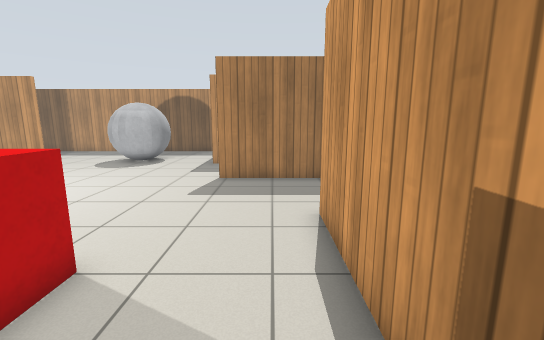
View 1 (above)

20 first-person views from a walk through a robot-simulator world made for Gazebo. The camera is 1.2 m above the floor, tilts 10° down and sees 90° across. The floor is counted in squares, 0.5 m on a side. Each view is taken from the middle of a square. On the plan, view 1 faces up. The plan holds only what a view shows up to about 17 squares ahead; the rest is blank. Gazebo's built-in surfaces are drawn with simple patterns.

View 2
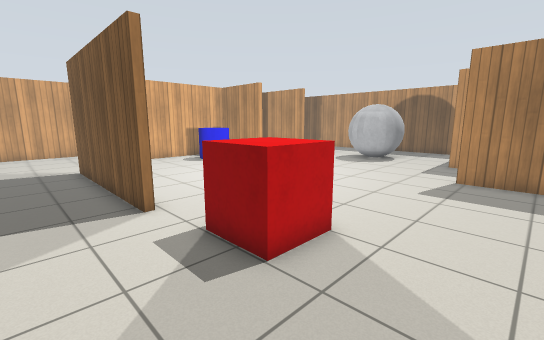

View 3
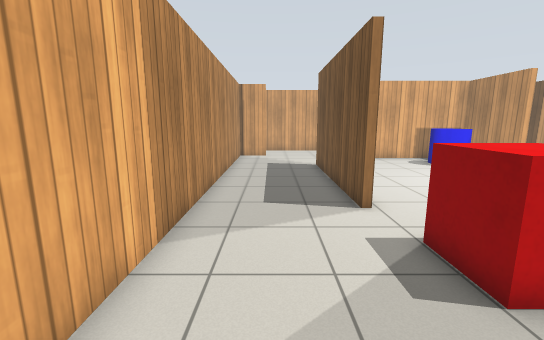

View 4
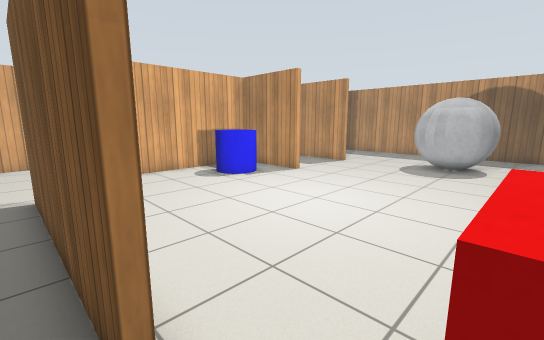

View 5
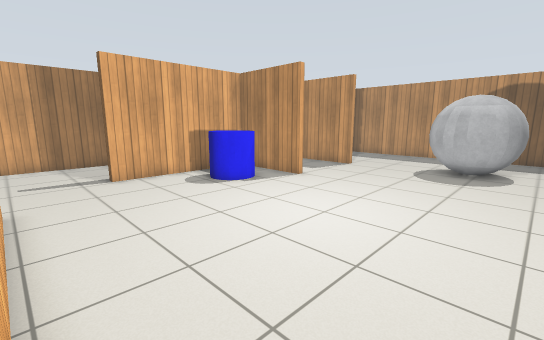

View 6
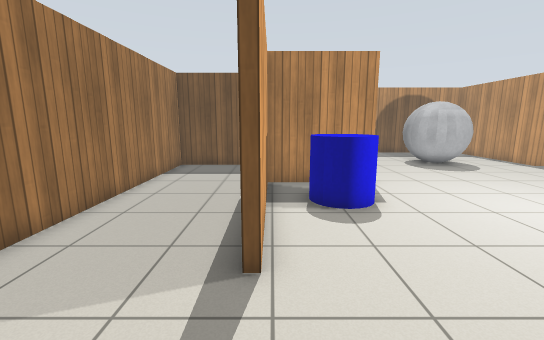

View 7
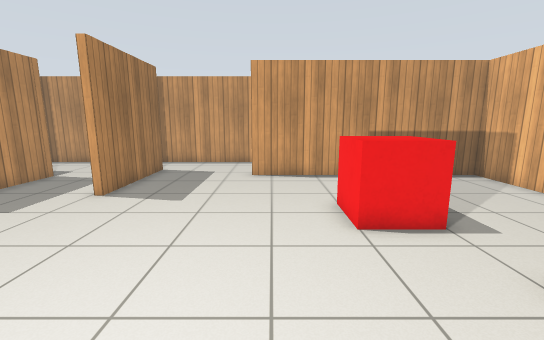

View 8
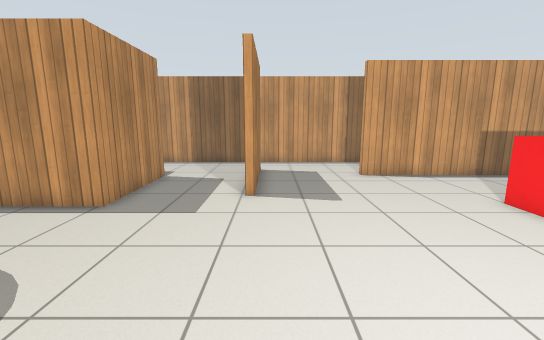

View 9
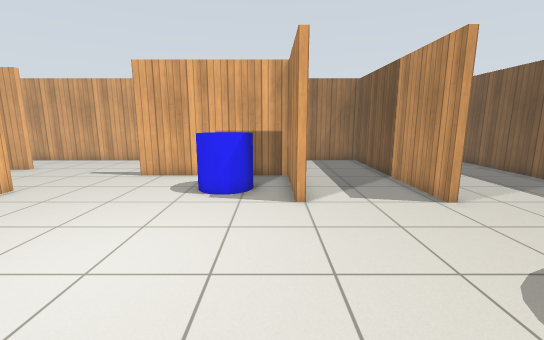

View 10
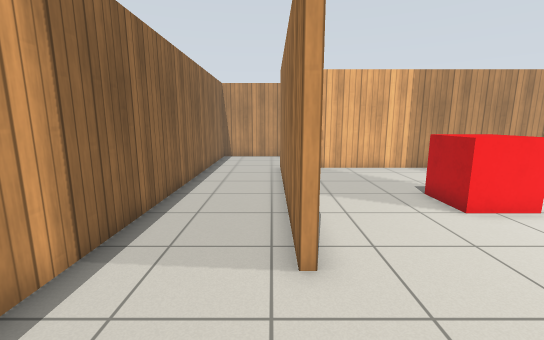

View 11
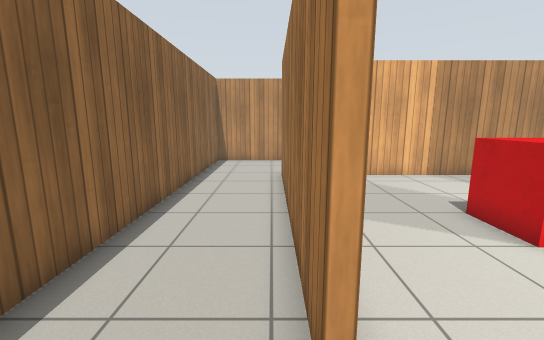

View 12
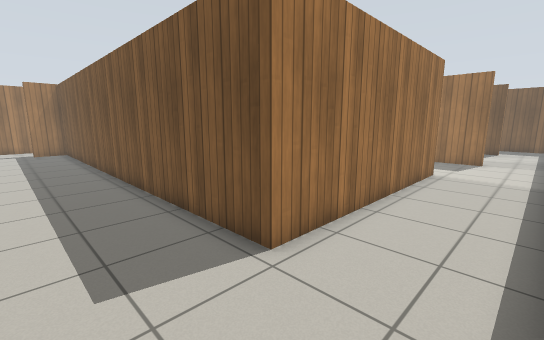

View 13
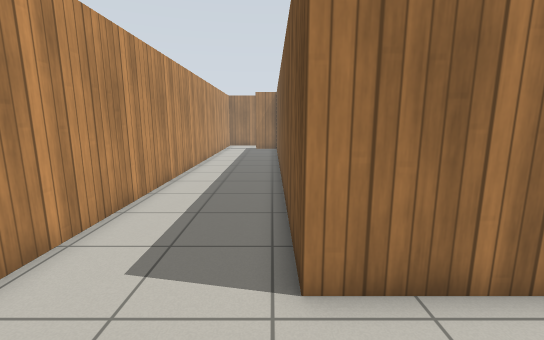

View 14
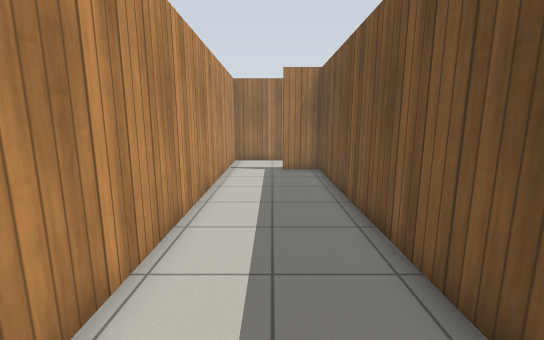

View 15
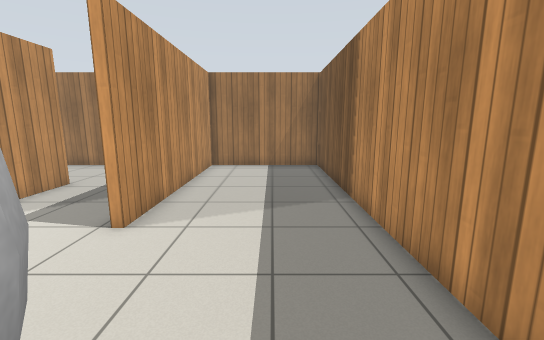

View 16
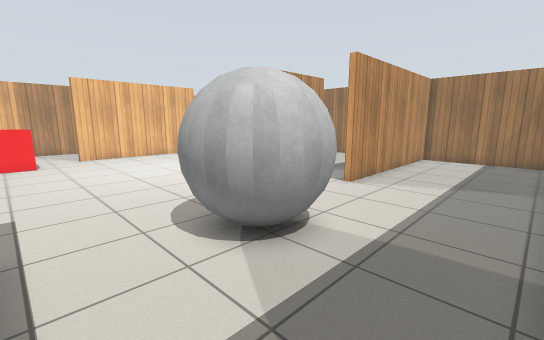

View 17
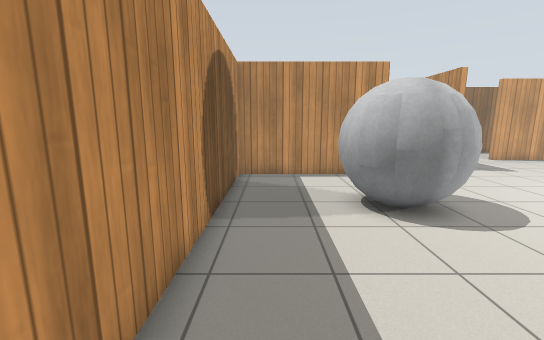

View 18
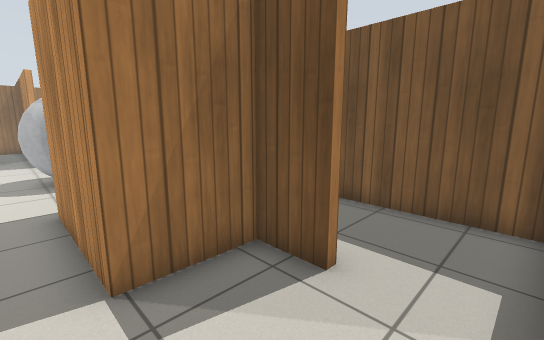

View 19
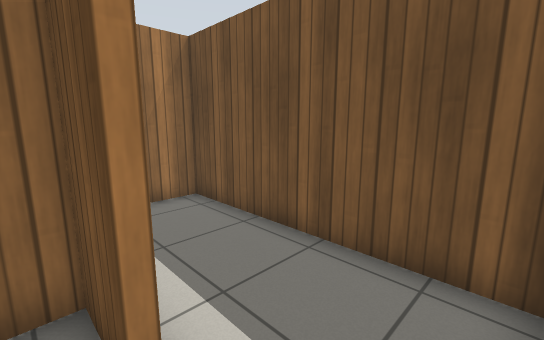

View 20
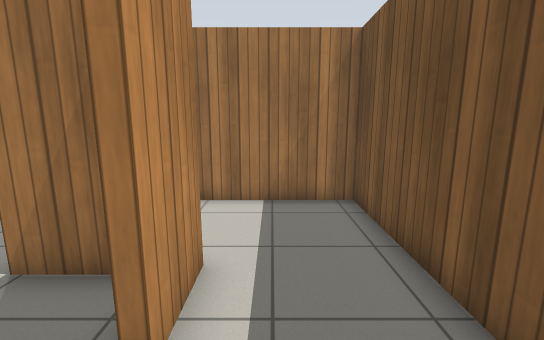

### Floor plan
Ten units are one square. View 1 is at (0, 0); x grows to the right and y downward. Boxes are objects, and circles mark ways between rooms. Rooms are numbered by the first view taken in them; rooms with no view inside come last. Other rooms are left out.
<svg viewBox="-236 -231 295 319">
<path fill="none" stroke="#000" d="M-74 -15 -155 -15M-139 -116 -182 -116 -182 -50M-139 -121 -139 -117 -175 -117M-155 -18 -74 -18M-139 -163 -231 -163 -231 6M6 -116 -24 -116M-185 -120 -159 -120M-174 33 13 33 13 -70M-201 14 -197 14 -197 25M6 -188 28 -188M54 -125 54 -195M28 -185 10 -185 10 -158 -35 -158 -35 -185M53 -225 5 -225M16 -70 16 36 -197 36 -197 55M28 -116 6 -116M-231 6 -231 83 54 82 54 -125M-35 -185 -35 -225 -231 -226 -231 -166 -139 -166M5 -225 -32 -225 -32 -177"/>
<rect x="-175" y="-105" width="30" height="20" fill="#bbb"><title>blue cylinder</title></rect>
<rect x="-55" y="-45" width="30" height="30" fill="#bbb"><title>red box</title></rect>
<rect x="-105" y="-195" width="40" height="40" fill="#bbb"><title>grey ball</title></rect>
<circle cx="-215" cy="15" r="3" fill="#2a7"/>
<circle cx="10" cy="-90" r="3" fill="#2a7"/>
<circle cx="40" cy="-120" r="3" fill="#2a7"/>
<circle cx="-115" cy="-160" r="3" fill="#2a7"/>
<circle cx="-50" cy="-190" r="3" fill="#2a7"/>
<circle cx="15" cy="-210" r="3" fill="#2a7"/>
<text x="-90" y="-70">1</text>
<text x="-50" y="50">2</text>
<text x="-140" y="-200">3</text>
<text x="-10" y="-200">4</text>
</svg>
Room 1 opens to room 2. Room 1 opens to room 3. Room 1 opens to room 4.

Where each view was taken, in squares from view 1:
view 1: 0 up, 0 right, facing up
view 2: 1 down, 0 right, facing up-left
view 3: 1 down, 0 right, facing left
view 4: 1 up, 5 left, facing up-left
view 5: 2 up, 6 left, facing up-left
view 6: 1 up, 18 left, facing up
view 7: 6 up, 11 left, facing right
view 8: 11 up, 11 left, facing right
view 9: 11 up, 6 left, facing left
view 10: 11 up, 2 right, facing down
view 11: 9 up, 2 right, facing down
view 12: 7 down, 5 right, facing up-left
view 13: 4 down, 5 right, facing left
view 14: 6 down, 6 left, facing left
view 15: 20 up, 8 left, facing left
view 16: 22 up, 4 left, facing down-left
view 17: 21 up, 16 left, facing right
view 18: 15 up, 5 right, facing up-left
view 19: 18 up, 5 right, facing up-left
view 20: 20 up, 5 right, facing left
